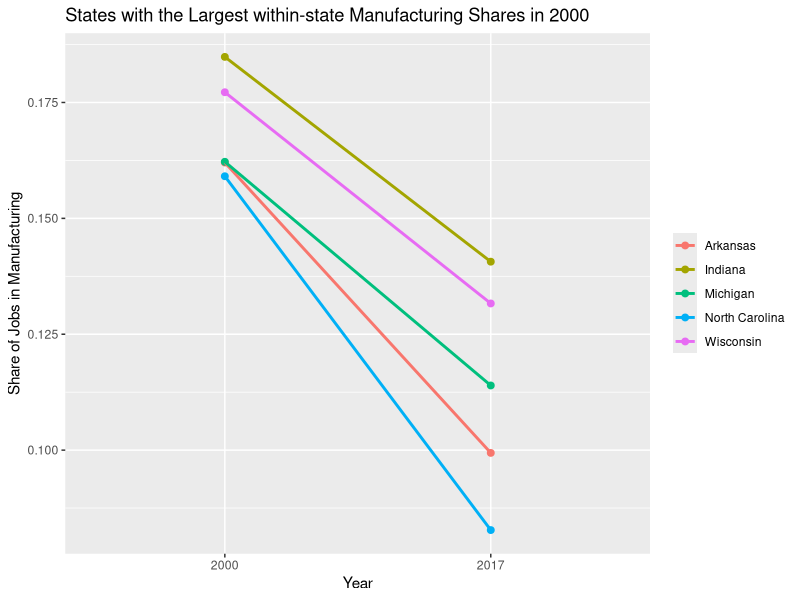
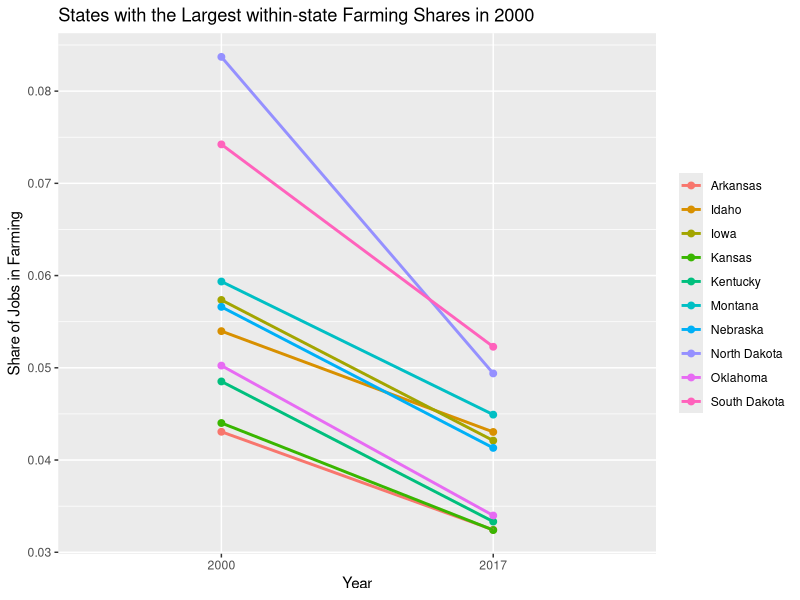
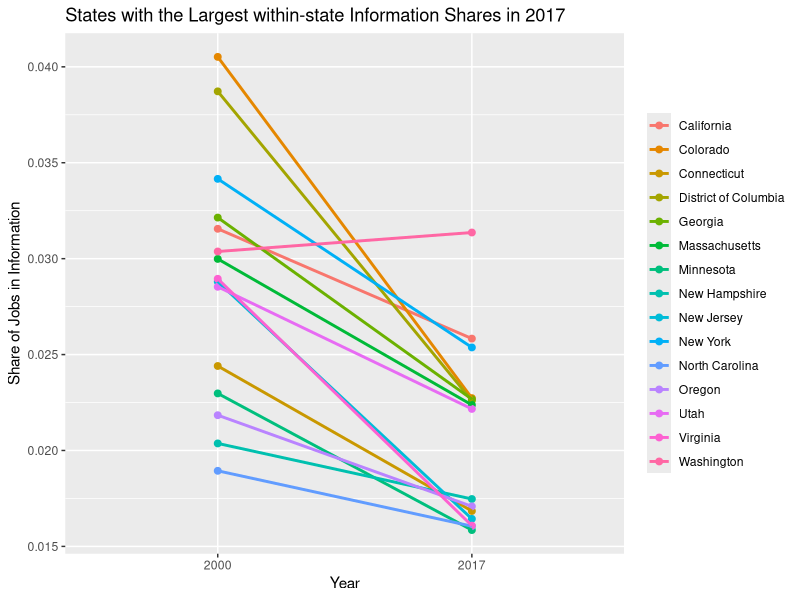
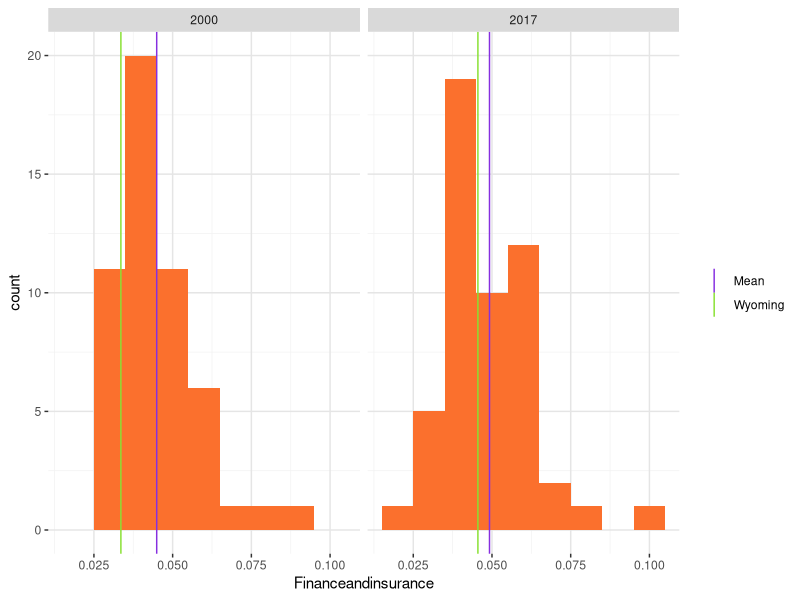
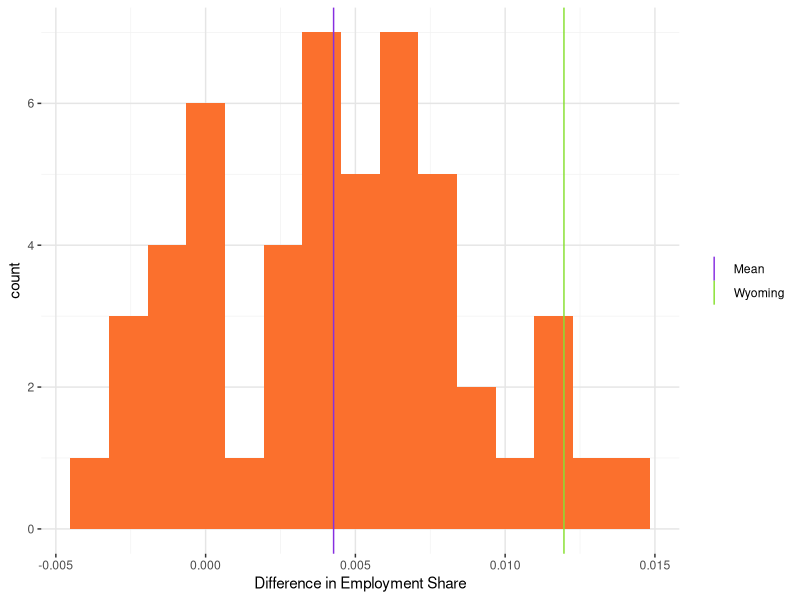

R code for these plots, in order:
library(tidyverse)
### Set your directory
setwd("C:/Users/zades/Documents/GitHub/problem-set-1-ScavengerDLC")



################################################################################
################################################################################
################################################################################
#######                                                                  #######
#######                     Code for Question 1                          #######
#######                                                                  #######
################################################################################
################################################################################
################################################################################



### csvs originally returned an error, more columns than column names. After 
### comparing these csvs to previous ones that I have received I noticed that
### this one had extra information at the top.

employment_totals <- read.csv("SAEMP25N total.csv", skip = 4)

employment_by_industry <- read.csv("SAEMP25N by industry.csv", skip = 4)


### Filter Out "By industry rows" that contain no data 
### See problem in console by running line below 
employment_by_industry |> filter(is.na(LineCode)) |> head(5)

employment_by_industry <- employment_by_industry |> filter(!is.na(LineCode))


### Fix industry names so don't have spaces. Makes testing a lot easier

employment_by_industry <- employment_by_industry |>
  mutate(Description = make.names(Description)) |>
  mutate(Description = str_replace_all(Description, "X", "")) |>
  mutate(Description = str_replace_all(Description, "\\.", ""))


### Made (D) and (T) in employment_by_industry NAs, will solve issue later 
### Not the most elegant solution, but it is quicker than a function for me.

employment_by_industry$X2000 <- na_if(employment_by_industry$X2000, "(D)")
employment_by_industry$X2000 <- na_if(employment_by_industry$X2000, "(T)")
employment_by_industry$X2017 <- na_if(employment_by_industry$X2017, "(D)")
employment_by_industry$X2017 <- na_if(employment_by_industry$X2017, "(T)")


### Pivot dataframes so year and value have their own column and change values to 
### numeric, will solve issue later Year being year breaks the function later, 
### so observed_year is the year that the observation took place.

employment_by_industry <- employment_by_industry |>
  pivot_longer(cols = starts_with("X"), names_to = "observed_year",
               names_transform = list(Year = as.integer),
               names_prefix = "X",
               values_to = "Jobs",
               values_transform = list(Jobs = as.integer)
               )

employment_totals <- employment_totals |>
  pivot_longer(cols = starts_with("X"), names_to = "observed_year",
               names_transform = list(Year = as.integer),
               names_prefix = "X",
               values_to = "Total",
               values_transform = list(Total = as.integer)
  )




### Remove Linecode variable, causes problems in next step if not done, and 
### Pivot by_industry dataframe so each industry has their own column

employment_by_industry <- employment_by_industry |>
  select(!LineCode) |>
  pivot_wider(names_from = Description, values_from = Jobs)


### Join the dataframes

data <- left_join(employment_by_industry, employment_totals, 
                  by = c("observed_year", "GeoName", "GeoFips"))


### Change Industry totals to a proportion of state totals

for (i in 4:13) {
  data[i] <- data[i] / data$Total
}


### Remove Unnecessary variables and save to CSV

data <- data |> select(!GeoFips & !Total)

write.csv(data, "data.csv")



################################################################################
################################################################################
################################################################################
#######                                                                  #######
#######                     Code for Question 2                          #######
#######                                                                  #######
################################################################################
################################################################################
################################################################################



### Create Function with input of number of states, industry, and the year

industry_rank_finder <- function(n, ind, year_select){
  ranking <- vector()
  ranking <- data |> 
  filter(observed_year == year_select) |>
  arrange(desc({{ind}})) |>
  select(GeoName)|>
  head(n)
  print(ranking)
}


### YES!!! FINALLY WORKS

industry_rank_finder(5, Farmemployment , 2000)


### 2A Find top 5 States with largest manufacturing shares

ranking <- industry_rank_finder(5, Manufacturing, 2000)


### 2B Find Share from Both Years

comparison_table <- data |> select(GeoName | observed_year | Manufacturing) |> 
  inner_join(ranking, join_by(GeoName))
  

### 2C Make the Graph

comparison_table |>
  ggplot(aes(x = observed_year, y = Manufacturing, colour = GeoName, group = GeoName)) +
  geom_point(size = 2) + geom_line(size = 1) +
  xlab("Year") + 
  labs(color = NULL) +
  ylab("Share of Jobs in Manufacturing") +
  ggtitle("States with the Largest within-state Manufacturing Shares in 2000")


### Not sure how I would put all of this in a loop but here are the requested 
### graphs in 2D

### Top 10 Farming
### Make the List
ranking <- industry_rank_finder(10, Farmemployment, 2000)

### Find Share from Both Years
comparison_table <- data |> select(GeoName | observed_year | Farmemployment) |> 
  inner_join(ranking, join_by(GeoName))

### Make the Graph
comparison_table |>
  ggplot(aes(x = observed_year, y = Farmemployment, colour = GeoName, group = GeoName)) +
  geom_point(size = 2) + geom_line(size = 1) +
  xlab("Year") + 
  labs(color = NULL) +
  ylab("Share of Jobs in Farming") +
  ggtitle("States with the Largest within-state Farming Shares in 2000")


### Top 15 Information
### Make the List
ranking <- industry_rank_finder(15, Information, 2017)

### Find Share from Both Years
comparison_table <- data |> select(GeoName | observed_year | Information) |> 
  inner_join(ranking, join_by(GeoName))

### Make the Graph
comparison_table |>
  ggplot(aes(x = observed_year, y = Information, colour = GeoName, group = GeoName)) +
  geom_point(size = 2) + geom_line(size = 1) +
  xlab("Year") + 
  labs(color = NULL) +
  ylab("Share of Jobs in Information") +
  ggtitle("States with the Largest within-state Information Shares in 2017")



################################################################################
################################################################################
################################################################################
#######                                                                  #######
#######                     Code for Question 3                          #######
#######                                                                  #######
################################################################################
################################################################################
################################################################################


### Make a function that outputs the two desired plots. Comments denote each
### step of the function. Make sure to input state_select as "string"
### Graphs are output as year_comparison.pdf and difference.pdf


industry_plot_maker <- function(ind, state_select){
  ### Make Data Frame that will be used only for these two graphs
  graphed_data <- data |>
    select(GeoName | observed_year | {{ind}})
  
  other_graphed_data <- data |> 
    select(GeoName | observed_year | {{ind}})
  
  ### Split into 2 data frames to find the average. I tried just about every
  ### other method of finding the mean that I can think of and this is the last 
  ### one that could work with the {{}} of the function by working around it. Instead
  ### of calling the variable name explicitly, I know that the industry will always be
  ### the third column. Taking advantage of that fact, we can call the industry no 
  ### matter what the name is using the index. 
  graphed_data_2000 <- graphed_data |>
    filter(observed_year == 2000)
  
  graphed_data_2017 <- graphed_data |>
    filter(observed_year == 2017)
  
  ### Find Industry Mean for Each Year. I probably could combine a lot of these 
  ### next steps, however I am paranoid that it won't work and I actually got 
  ### this to work first try by stripping every step down to it's smallest components
  ### It took a while and lot of thinking through, but it works!
  industry_mean_2000 <- mean(graphed_data_2000[[3]], na.rm = TRUE)
  
  industry_mean_2017 <- mean(graphed_data_2017[[3]], na.rm = TRUE)
  
  ### Add Industry Mean to Main Dataframe
  graphed_data <- graphed_data |>
    mutate(
      industry_mean = ifelse(observed_year == 2000, industry_mean_2000, industry_mean_2017)
    )
  
  ### Do the same thing for the desired state's data
  state_2000 <- graphed_data[[3]][
    graphed_data$observed_year == 2000 & graphed_data$GeoName == {{state_select}}
  ]
  
  state_2017 <- graphed_data[[3]][
    graphed_data$observed_year == 2017 & graphed_data$GeoName == {{state_select}}
  ]
  
  graphed_data <- graphed_data |>
    mutate(
      state_desired = ifelse(observed_year == 2000, state_2000, state_2017)
    )

  ### Make Year Comparison Graph
  ggplot(graphed_data) +
    geom_histogram(aes(x = {{ind}}), fill = "#FB702D", binwidth = 0.01) +
    geom_vline(aes(xintercept = industry_mean, color = "Mean")) +
    geom_vline(aes(xintercept = state_desired, color = {{state_select}})) +
    scale_color_manual(values = c("#862FE0", "#88E032")) +
    labs(color = NULL) + 
    facet_wrap( ~ observed_year) +
    theme(
      panel.background = element_blank(),
      panel.grid.major = element_line(color = "gray90"),
      panel.grid.minor = element_line(color = "gray95")
    )
    ggsave("year_comparison.pdf", plot = last_plot())
    
    print("Graph One Complete")
    
    ### Graph One is done
    
    
    ### Start working on the other graph
    other_graphed_data <- data |> 
      select(GeoName | observed_year | {{ind}})
    
    ### Change year values to something different that is more consistently 
    ### interpreted by R
    
    other_graphed_data <- other_graphed_data |>
      mutate(
        observed_year = ifelse(observed_year == 2000, "year_2000", "year_2017")
      )
    
    ### Pivot Dataframe for Easy Subtraction
    other_graphed_data <- other_graphed_data |>
      pivot_wider(names_from = observed_year, values_from = {{ind}})
    
    ### Create Difference Variable and remove extra variables
    other_graphed_data <- other_graphed_data |> 
      mutate(share_difference = year_2017 - year_2000) |>
      select(GeoName | share_difference)
    
    ### Find Average Difference and Value of Desired State using index method to
    ### avoid the headache of using the variable
    average_difference <- mean(other_graphed_data[[2]], na.rm = TRUE)
    
    state_change <- other_graphed_data[[2]][other_graphed_data$GeoName == {{state_select}}]
    
    ### Insert values for Lines on histogram into the dataframe
    other_graphed_data <- other_graphed_data |>
      mutate(
        industry_average = average_difference,
        state_difference = state_change
      )
    
    ### Make Plot
    ggplot(other_graphed_data) +
      geom_histogram(aes(x = share_difference), fill = "#FB702D", bins = 15) +
      geom_vline(aes(xintercept = industry_average, color = "Mean")) +
      geom_vline(aes(xintercept = state_difference, color = {{state_select}})) +
      scale_color_manual(values = c("#862FE0", "#88E032")) +
      labs(color = NULL) + 
      xlab("Difference in Employment Share") + 
    theme(
      panel.background = element_blank(),
      panel.grid.major = element_line(color = "gray90"),
      panel.grid.minor = element_line(color = "gray95")
    )
    ggsave("difference.pdf", plot = last_plot())
    
    print("Graph Two Complete")
}

################################################################################
################################################################################
################################################################################
#######                                                                  #######
#######                       End of Function                            #######
#######                                                                  #######
################################################################################
################################################################################
################################################################################

industry_plot_maker(Financeandinsurance, "Wyoming")
